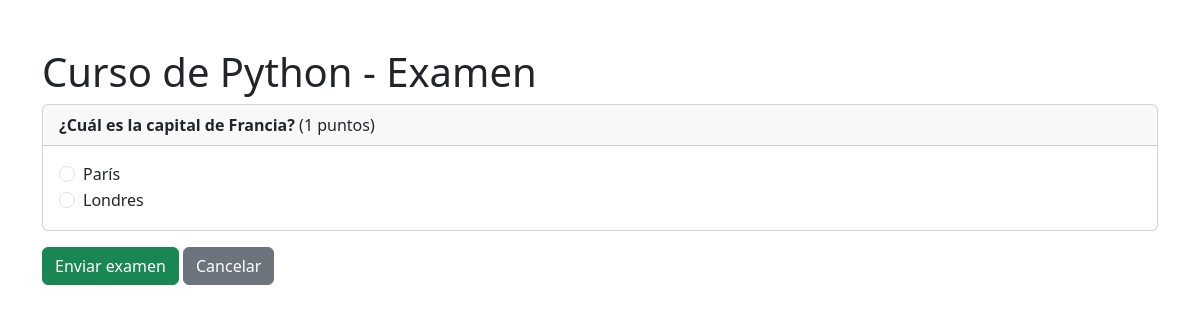
Page /course/1/exam/ (signed in) on the committed database.
### onlinecourse_app/models.py (models this page shows, shortened)
class Course(models.Model):
    name = models.CharField(max_length=200)
    description = models.TextField()
    instructor = models.ForeignKey(Instructor, on_delete=models.CASCADE, null=True, blank=True)
    pub_date = models.DateTimeField('date published', auto_now_add=True)

class Question(models.Model):
    course = models.ForeignKey(Course, on_delete=models.CASCADE)
    question_text = models.CharField(max_length=500)
    points = models.IntegerField(default=1)

class Choice(models.Model):
    question = models.ForeignKey(Question, on_delete=models.CASCADE)
    choice_text = models.CharField(max_length=200)
    is_correct = models.BooleanField(default=False)

### onlinecourse_app/views.py (the view)
# urls.py: path('course/<int:course_id>/exam/', views.exam, name='exam'),
@login_required
def exam(request, course_id):
    course = get_object_or_404(Course, pk=course_id)
    questions = Question.objects.filter(course=course)
    return render(request, 'onlinecourse_app/exam.html', {
        'course': course,
        'questions': questions
    })

### onlinecourse_app/templates/onlinecourse_app/exam.html (shortened to what this page needs)
{% load static %}
<!DOCTYPE html>
<html>
<head>
    <link href="https://cdn.jsdelivr.net/npm/bootstrap@5.3.0/dist/css/bootstrap.min.css" rel="stylesheet">
</head>
<body>
    <div class="container mt-5">
        <h1>{{ course.name }} - Examen</h1>
        <form method="post" action="{% url 'onlinecourse_app:submit' course.id %}">
            {% for question in questions %}
            <div class="card mb-3">
                <div class="card-header">
                    <strong>{{ question.question_text }}</strong> ({{ question.points }} puntos)
                </div>
                <div class="card-body">
                    {% for choice in question.choice_set.all %}
                    <div class="form-check">
                        <input class="form-check-input" type="radio" name="choice_{{ question.id }}" value="{{ choice.id }}" id="choice{{ choice.id }}">
                        <label class="form-check-label" for="choice{{ choice.id }}">
                            {{ choice.choice_text }}
                        </label>
                    </div>
                    {% endfor %}
                </div>
            </div>
            {% empty %}
            <p>No hay preguntas para este curso.</p>
            {% endfor %}
            <button type="submit" class="btn btn-success">Enviar examen</button>
            <a href="{% url 'onlinecourse_app:course_details' course.id %}" class="btn btn-secondary">Cancelar</a>
        </form>
    </div>
</body>
</html>

### rows in the picture
Course: name "Curso de Python"
Question: question_text "¿Cuál es la capital de Francia?", points "1"
Choice: choice_text "París"
Choice: choice_text "Londres"
